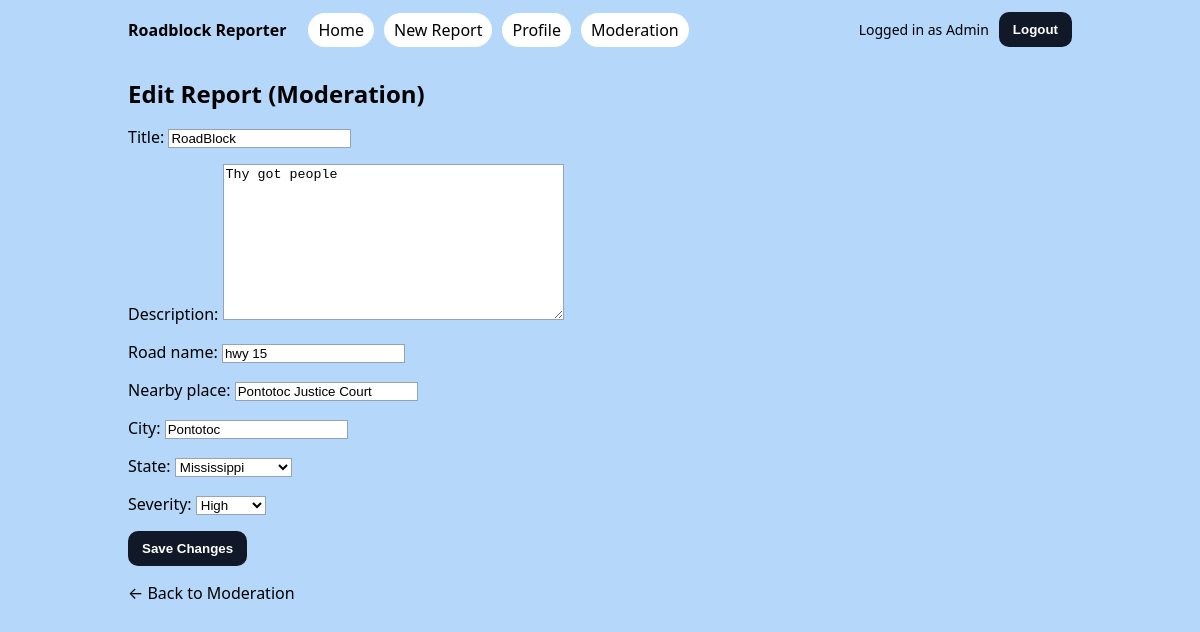
The app's page /moderation/reports/28/edit/ (signed in) with its own data.
### app/models.py (models this page shows, shortened)
class RoadblockReport(models.Model):
    SEVERITY_CHOICES = [
        ("LOW", "Low"),
        ("MED", "Medium"),
        ("HIGH", "High"),
    ]
    STATUS_CHOICES = [
        ("ACTIVE", "Active"),
        ("RESOLVED", "Resolved"),
    ]
    owner = models.ForeignKey(User, on_delete=models.CASCADE, related_name="roadblock_reports")
    title = models.CharField(max_length=80)
    description = models.TextField()
    road_name = models.CharField(max_length=120)
    nearby_place = models.CharField(max_length=120, blank=True)
    city = models.CharField(max_length=80)
    state = models.CharField(max_length=2, null=True, blank=True)
    severity = models.CharField(max_length=4, choices=SEVERITY_CHOICES, default="LOW")
    status = models.CharField(max_length=8, choices=STATUS_CHOICES, default="ACTIVE")
    verified = models.BooleanField(default=False)
    created_at = models.DateTimeField(auto_now_add=True)
    class Meta:
        permissions = [
            ("can_view_moderation", "Can view moderation dashboard"),
            ("can_verify_report", "Can verify roadblock reports"),
            ("can_resolve_report", "Can resolve roadblock reports"),
        ]

### app/views.py (the view, shortened to what this page needs)
# urls.py: path("moderation/reports/<int:pk>/edit/", ModerationReportUpdateView.as_view(), name="mod-edit-report"),
class ModerationReportUpdateView(LoginRequiredMixin, PermissionRequiredMixin, UpdateView):
    permission_required = "app.change_roadblockreport"
    model = RoadblockReport
    form_class = RoadblockReportForm
    template_name = "roadblocks/mod_edit_report.html"

### app/forms.py (shortened to what this page needs)
class RoadblockReportForm(forms.ModelForm):
    state = forms.ChoiceField(choices=US_STATES)
    class Meta:
        model = RoadblockReport
        fields = ["title", "description", "road_name","nearby_place", "city", "state", "severity"]

### app/templates/roadblocks/mod_edit_report.html (shortened to what this page needs)
{% extends "base.html" %}
{% block content %}
<h2>Edit Report (Moderation)</h2>
<form method="post">
  {{ form.as_p }}
  <button type="submit">Save Changes</button>
</form>
<p><a href="{% url 'mod-dashboard' %}">← Back to Moderation</a></p>
{% endblock %}

### app/templates/base.html (shortened to what this page needs)
{% load static %}
<!DOCTYPE html>
<html>
<head>
  <link rel="stylesheet" href="{% static 'app/styles.css' %}?v=5">
</head>
<body>
  <div class="nav">
    <div class="nav-inner">
      <div class="nav-left">
        {% if user.is_authenticated %}
        <a class="brand" href="{% url 'report-list' %}">Roadblock Reporter</a>
          <div class="nav-links">
            <a class="nav-pill" href="{% url 'report-list' %}">Home</a>
            <a class="nav-pill" href="{% url 'report-create' %}">New Report</a>
            <a class="nav-pill" href="{% url 'edit-contact' %}">Profile</a>
            {% if perms.app.can_view_moderation %}
                <a class="nav-pill" href="{% url 'mod-dashboard' %}">Moderation</a>
            {% endif %}
          </div>
        {% endif %}
      </div>
      <div class="nav-right">
        {% if user.is_authenticated %}
            <span class="user-chip">Logged in as {{ user.username }}</span>
            <form method="post" action="{% url 'logout' %}">
            <button type="submit">Logout</button>
            </form>
        {% else %}
            {% if request.resolver_match.url_name != "login" and request.resolver_match.url_name != "signup" %}
            <a class="nav-pill" href="{% url 'login' %}">Login</a>
            <a class="nav-pill" href="{% url 'signup' %}">Sign Up</a>
            {% endif %}
        {% endif %}
        </div>
    </div>
  </div>
  <div class="container">
    {% block content %}{% endblock %}
  </div>
</body>
</html>

### app/static/app/styles.css (style rules this page uses)
:root { --navh: 60px; --gold: #facc15; --deepblue: #0b1d39; --royal: #1e3a8a; }
* { box-sizing: border-box; }
body { margin: 0; font-family: system-ui, -apple-system, Segoe UI, Roboto, Arial, sans-serif; background:#b5d7fa; color: var(--text); }
a { color: var(--blue); text-decoration: none; }
.container { max-width: 980px; margin: 0 auto; padding: 18px; }
.nav { background: var(--card); border-bottom: 1px solid var(--border); }
.nav-inner { display: flex; align-items: center; justify-content: space-between; gap: 16px; padding: 12px 18px; max-width: 980px; margin: 0 auto; }
.nav-left { display: flex; align-items: center; gap: 10px; flex-wrap: wrap; }
.brand { font-weight: 800; color: var(--text); margin-right: 12px; }
.nav-links { display: flex; gap: 10px; flex-wrap: wrap; }
.nav-pill { padding: 6px 10px; border: 1px solid var(--border); border-radius: 999px; background: #fff; }
.nav-right { display: flex; align-items: center; gap: 10px; }
.user-chip { color: var(--muted); font-size: 14px; }
h1,h2,h3 { margin: 0 0 12px; }
textarea { min-height: 90px; }
button { border: 1px solid var(--border); background: #111827; color: #fff; border-radius: 10px; padding: 10px 14px; font-weight: 700; cursor: pointer; }
input, select, textarea { border: 1px solid #94a3b8 !important; background: #ffffff !important; }

### records on screen
RoadblockReport: title "RoadBlock", description "Thy got people", road_name "hwy 15", nearby_place "Pontotoc Justice Court", city "Pontotoc", state "Mississippi", severity "High"

### other values on screen
{{ user.username }} "Admin"
